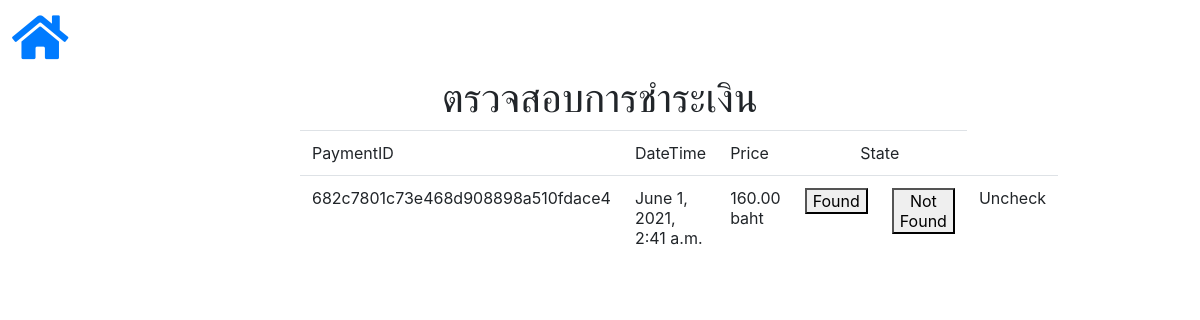
/adminsite/checkpayment/ (signed in), run on an earlier commit of the app's database.
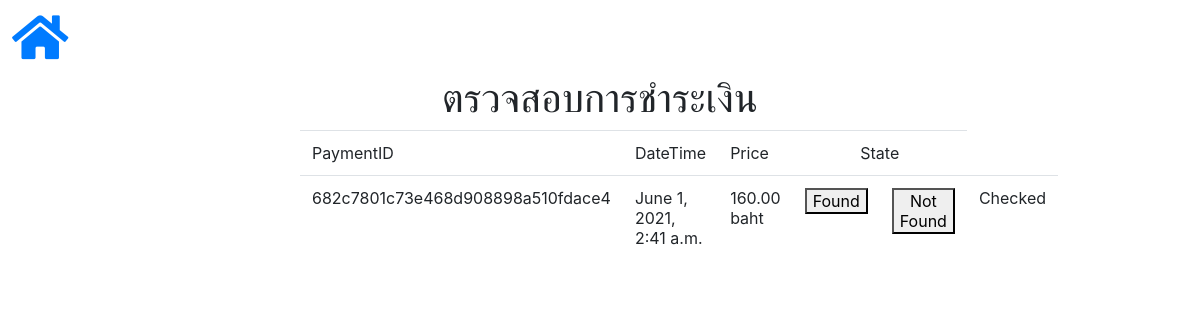
And on a later commit of the database.
### booking/models.py (models this page shows)
class Payment(models.Model):
    class Meta:
        db_table = 'bcb_payment'
    paymentid = models.CharField(max_length=32, unique=True)
    timestamp = models.DateTimeField(
        default=timezone.now)
    pay = models.DecimalField(max_digits=10, decimal_places=2)
    member = models.ForeignKey(
        Member, on_delete=models.CASCADE, null=True, db_constraint=False)
    group = models.ForeignKey(
        Group, on_delete=models.CASCADE, null=True, db_constraint=False)
    is_checked = models.BooleanField(default=False)
    is_founded = models.BooleanField(default=True)

### adminsite/views.py (the view, shortened to what this page needs)
# urls.py: path('checkpayment/', views.CheckPayment.as_view(), name='check_payment'),
class CheckPayment(PermissionRequiredMixin, View):
    permission_required = 'is_staff'
    login_url = '/adminsite/login/'
    def get(self, request):
        q_payment = booking_models.Payment.objects.all().order_by('is_checked', '-timestamp')
        return render(request, 'adminsite/check_payment.html', {'form': q_payment})

### func/disable.py (called while the page is built)
    def process_request(self, request):
        setattr(request, '_dont_enforce_csrf_checks', True)

### template/adminsite/check_payment.html (shortened to what this page needs)
{% extends 'adminsite/base_admin.html' %}
{% load crispy_forms_tags %}
{% block content %}
<h1>ตรวจสอบการชำระเงิน</h1>
<form action="{% url 'check_payment' %}" method="POST">
    <table class="table">
        <tr>
            <td>PaymentID</td>
            <td>DateTime</td>
            <td>Price</td>
            <td colspan="2"><center/>State</td>
        </tr>
        {% for payment in form %}
        <tr>
            <td>
                {{ payment.paymentid }}
            </td>
            <td>
                {{ payment.timestamp }}
            </td>
            <td>
                {{ payment.pay }} baht
            </td>
            <td>
                    <button type="submit" formmethod="post" name="found" value="{{ payment.paymentid }}">Found</button>
            </td>
            <td>
                    <button type="submit" formmethod="post" name="not_found" value="{{ payment.paymentid }}">Not Found</button>
            </td>
            <td>
                {% if not payment.is_checked %}
                    Uncheck
                {% else %}
                    Checked
                {% endif %}
            </td>
        </tr>
        {% endfor %}
    </table>
</form>
{% endblock %}

What changed in the data, as far as the page shows it:
changed Payment "682c7801c73e468d908898a510fdace4": is_checked "Uncheck" → "Checked"
